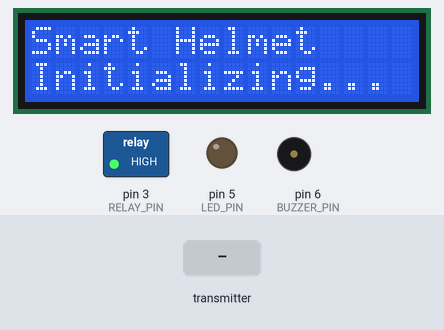
A sketch run on a simulated Arduino Uno, built with avr-gcc and run on an emulated ATmega328P. Parts: 16×2 character LCD, switched loads named in the sketch (green lamp = pin HIGH), output pins drawn as LEDs (lit = HIGH), buzzer (waves = sounding, pin HIGH). Inputs (shaded band) come from the test bench. No radio packets arrive unless stated; what the sketch prints to the serial monitor is not drawn.

Above: at 0.1 s.
3.3 s: the transmitter starts sending alcohol = 0
At 3.9 s:
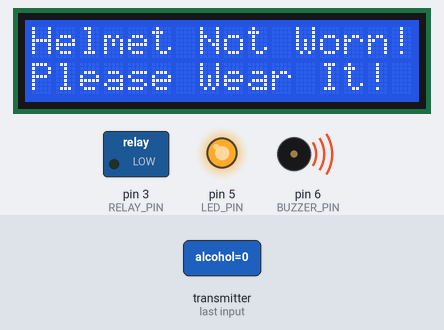
4.8 s: the transmitter starts sending helmetWorn = 64
At 6.0 s:
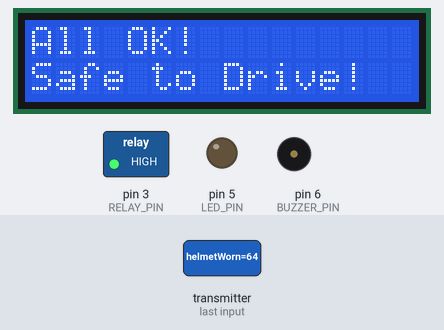
6.3 s: the transmitter starts sending alcohol = 256
At 7.4 s:
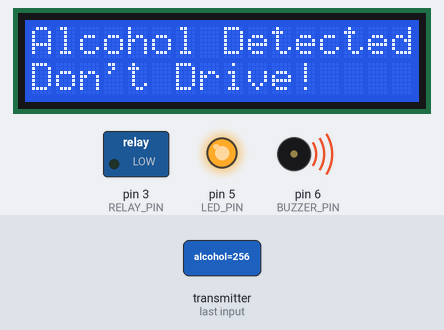
7.8 s: the transmitter starts sending drowsy = 0
10.8 s: the transmitter starts sending helmetWorn = 0
At 11.5 s:
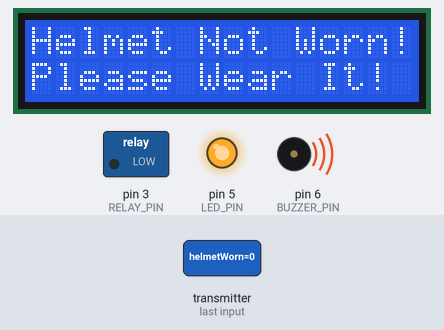
12.3 s: the transmitter starts sending helmetWorn = 128
At 13.8 s:
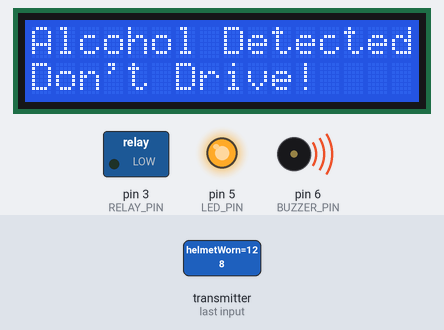
Timing chart, 0 to 14.8 s (numbered marks = the images above; inputs shaded):
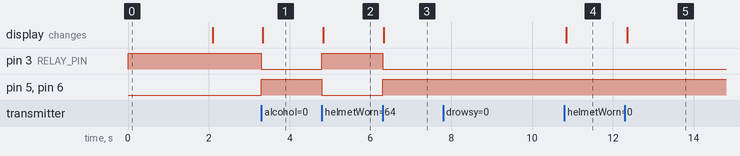

Measured:
- after the input at 3.3 s, pin 3 (RELAY_PIN): HIGH → LOW at once; pin 5 (LED_PIN), pin 6 (BUZZER_PIN): LOW → HIGH at once; the display: changes at once (image 1)
- after the input at 4.8 s, pin 3 (RELAY_PIN): LOW → HIGH at once; pin 5 (LED_PIN), pin 6 (BUZZER_PIN): HIGH → LOW at once; the display: changes at once (image 2)
- after the input at 6.3 s, pin 3 (RELAY_PIN): HIGH → LOW at once; pin 5 (LED_PIN), pin 6 (BUZZER_PIN): LOW → HIGH at once; the display: changes at once (image 3)
- after the input at 7.8 s, every drawn part: stays the same
- after the input at 10.8 s, the display: changes after 0.05 s (image 4)
- after the input at 12.3 s, the display: changes after 0.05 s (image 5)

The sketch:

receiver.ino
```cpp
/*
  Smart Helmet System - Receiver (Bike Side)
  Components: Arduino Uno, NRF24L01, LCD I2C 16x2, Relay, LED, Buzzer, Motor
  Developed by: Ashish & Sneha
*/

#include <SPI.h>
#include <RF24.h>
#include <Wire.h>
#include <LiquidCrystal_I2C.h>

RF24 radio(7, 8); // CE=D7, CSN=D8
const byte address[6] = "00001";

LiquidCrystal_I2C lcd(0x27, 16, 2);

// Output Pins
#define RELAY_PIN   3
#define LED_PIN     5
#define BUZZER_PIN  6

// Thresholds
#define ALCOHOL_THRESHOLD 200
#define SIGNAL_TIMEOUT    500

unsigned long lastReceived = 0;

struct DataPacket {
  int alcohol;
  byte helmetWorn;
  byte drowsy;
};

void setup() {
  Serial.begin(9600);

  pinMode(RELAY_PIN, OUTPUT);
  pinMode(LED_PIN, OUTPUT);
  pinMode(BUZZER_PIN, OUTPUT);

  // Motor ON initially
  digitalWrite(RELAY_PIN, HIGH);

  lcd.init();
  lcd.backlight();
  lcd.setCursor(0, 0);
  lcd.print("Smart Helmet");
  lcd.setCursor(0, 1);
  lcd.print("Initializing...");

  radio.begin();
  radio.setPALevel(RF24_PA_HIGH);
  radio.setDataRate(RF24_250KBPS);
  radio.setChannel(76);
  radio.openReadingPipe(0, address);
  radio.startListening();

  Serial.println("Receiver Ready!");
  delay(2000);
  lcd.clear();
}

void loop() {
  DataPacket data;

  if (radio.available()) {
    radio.read(&data, sizeof(data));
    lastReceived = millis();

    Serial.print("Alcohol: "); Serial.print(data.alcohol);
    Serial.print(" | Helmet: "); Serial.print(data.helmetWorn);
    Serial.print(" | Drowsy: "); Serial.println(data.drowsy);

    if (data.helmetWorn == 0) {
      // Helmet not worn
      digitalWrite(RELAY_PIN, LOW);
      digitalWrite(LED_PIN, HIGH);
      digitalWrite(BUZZER_PIN, HIGH);
      lcd.setCursor(0, 0);
      lcd.print("Helmet Not Worn!");
      lcd.setCursor(0, 1);
      lcd.print("Please Wear It! ");

    } else if (data.alcohol > ALCOHOL_THRESHOLD) {
      // Alcohol detected
      digitalWrite(RELAY_PIN, LOW);
      digitalWrite(LED_PIN, HIGH);
      digitalWrite(BUZZER_PIN, HIGH);
      lcd.setCursor(0, 0);
      lcd.print("Alcohol Detected");
      lcd.setCursor(0, 1);
      lcd.print("Don't Drive!    ");

    } else if (data.drowsy == 1) {
      // Drowsiness detected
      digitalWrite(RELAY_PIN, LOW);
      digitalWrite(LED_PIN, HIGH);
      digitalWrite(BUZZER_PIN, HIGH);
      lcd.setCursor(0, 0);
      lcd.print("Drowsiness!     ");
      lcd.setCursor(0, 1);
      lcd.print("Take a Break!   ");

    } else {
      // All OK - Motor ON
      digitalWrite(RELAY_PIN, HIGH);
      digitalWrite(LED_PIN, LOW);
      digitalWrite(BUZZER_PIN, LOW);
      lcd.setCursor(0, 0);
      lcd.print("All OK!         ");
      lcd.setCursor(0, 1);
      lcd.print("Safe to Drive!  ");
    }
  }

  // Signal loss detection
  if (millis() - lastReceived > SIGNAL_TIMEOUT && lastReceived != 0) {
    digitalWrite(RELAY_PIN, LOW);
    digitalWrite(LED_PIN, HIGH);
    digitalWrite(BUZZER_PIN, HIGH);
    lcd.setCursor(0, 0);
    lcd.print("Signal Lost!    ");
    lcd.setCursor(0, 1);
    lcd.print("Check Helmet!   ");
  }
}
```
